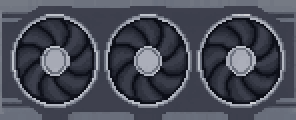
#> input picture pc/art/gpu-3fan-front.png, 148 x 60 px, found by its file name (shown 2 times larger)
$ python cpu_m2.py ../../pc/art/gpu-3fan-front.png out.png
#> lines starting #> are read from the running program, lines starting #| are printed output that depends on the picture
# CPU lid (20x20) and M.2 drive top (40x12), drawn from the installed art's palettes.
import sys
from PIL import Image
art = sys.argv[1]
gpu = Image.open(f'{art}/gpu-3fan-front.png').convert('RGB')
g = sorted({c for _, c in gpu.getcolors(65536)}, key=sum)
#> g = 41 items, first 6: (9, 11, 18), (10, 13, 21), (13, 14, 22), (13, 15, 25), (15, 17, 26), (18, 20, 30)
dark, mid, light, hi = g[1], g[len(g)//2], g[-4], g[-2]
#> dark = (10, 13, 21); mid = (75, 79, 92); light = (171, 174, 185); hi = (190, 194, 202)
board = Image.open(f'{art}/board-atx.png').convert('RGB')
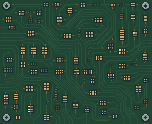
#> input picture pc/art/board-atx.png, 152 x 124 px, found by its file name
b = sorted({c for _, c in board.getcolors(65536)}, key=sum)
#> b = 40 items, first 6: (22, 42, 42), (24, 45, 42), (26, 40, 45), (24, 46, 46), (25, 49, 45), (26, 50, 50)
pcb, pcb_d = b[len(b)//3], b[2]
#> pcb = (32, 69, 51); pcb_d = (26, 40, 45)
gold, gold_d = (201, 162, 58), (150, 115, 40)
# CPU: green substrate edge, silver heat spreader, corner triangle marker
cpu = Image.new('RGB', (20, 20), pcb); p = cpu.load()
#> after `cpu = Image.new('RGB', (20, 20), pcb)`:
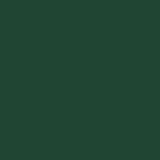
#> cpu: PIL image 20x20 RGB (shown 8 times larger); mean R, G, B 32, 69, 51
for x in range(20):
    for y in range(20):
        if x in (0, 19) or y in (0, 19): p[x, y] = pcb_d
        elif 2 <= x <= 17 and 2 <= y <= 17:
            edge = x in (2, 17) or y in (2, 17)
            p[x, y] = mid if edge else (hi if (x == 3 or y == 3) else light)
for (x, y) in [(3, 15), (3, 16), (4, 16)]: p[x, y] = gold          # alignment triangle
cpu.save(f'{art}/cpu-top.png')
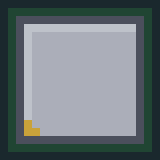
#> saved as cpu-top.png: PIL image 20x20 RGB (shown 8 times larger); mean R, G, B 106.8, 117.6, 121.8
# M.2: PCB with two dark chips, gold contacts at one end, screw notch at the other
m2 = Image.new('RGB', (40, 12), pcb); q = m2.load()
for x in range(40):
    for y in range(12):
        if y in (0, 11): q[x, y] = pcb_d
        if x >= 37: q[x, y] = gold if y % 2 else gold_d               # contacts
        if 6 <= x <= 17 and 3 <= y <= 8: q[x, y] = dark                # controller / memory chips
        if 20 <= x <= 33 and 2 <= y <= 9: q[x, y] = dark
        if x <= 1 and 4 <= y <= 7: q[x, y] = pcb_d                     # screw notch
q[7, 3] = mid; q[21, 2] = mid
m2.save(f'{art}/m2-top.png')
for n, im in (('cpu-top', cpu), ('m2-top', m2)): im.resize((im.width * 10, im.height * 10), Image.NEAREST).save(f'{sys.argv[2]}/{n}-x10.png')
#> this loop made 2 passes
#> n on passes 1 to 2: 'cpu-top', 'm2-top'
#> pass 2, `for n, im in (('cpu-top', cpu), ('m2-top', m2)): im.resize((im.width *..`:
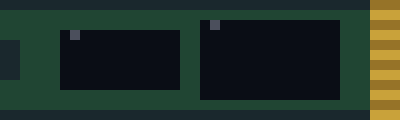
#> saved as m2-top-x10.png: PIL image 400x120 RGB; mean R, G, B 33.6, 48.1, 38.6
print('ok', cpu.size, m2.size)
#| ok (20, 20) (40, 12)
